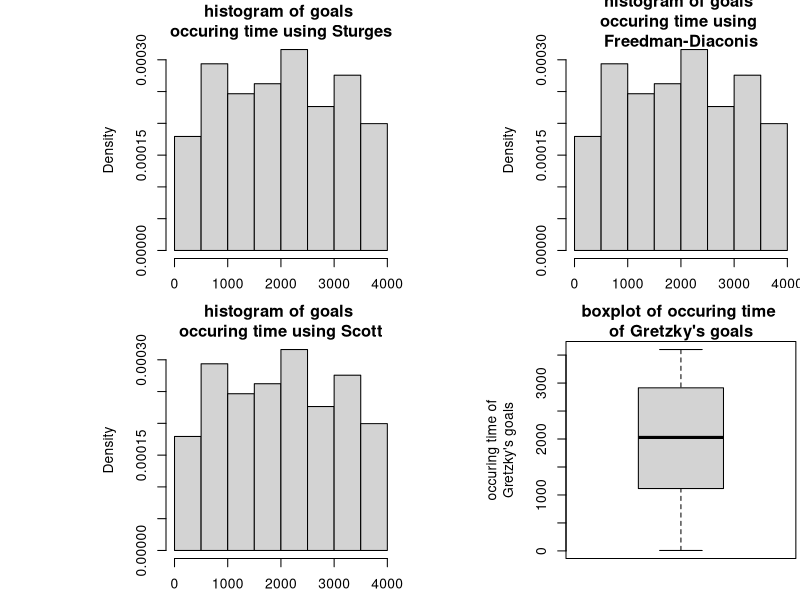
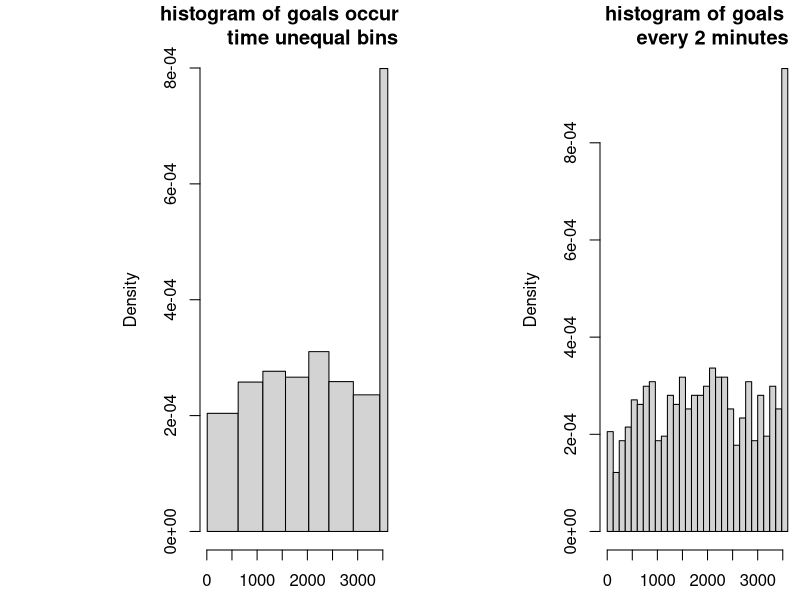
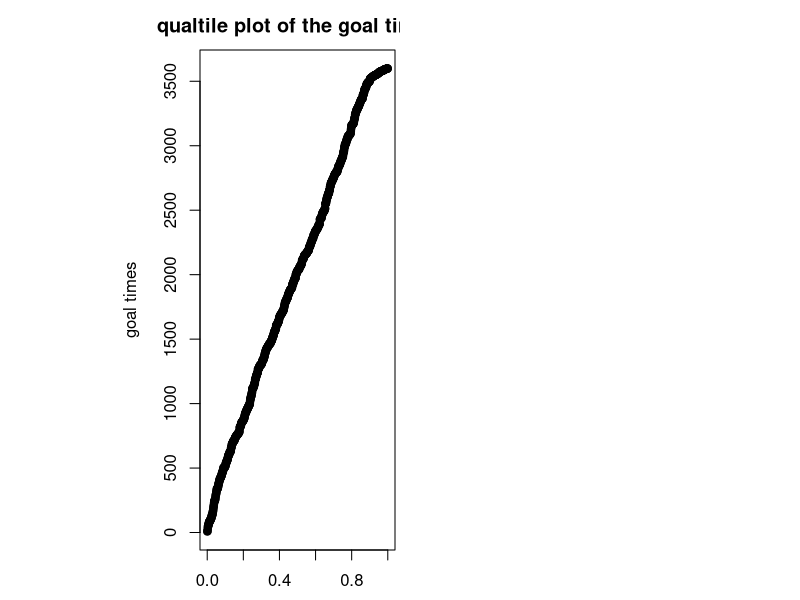
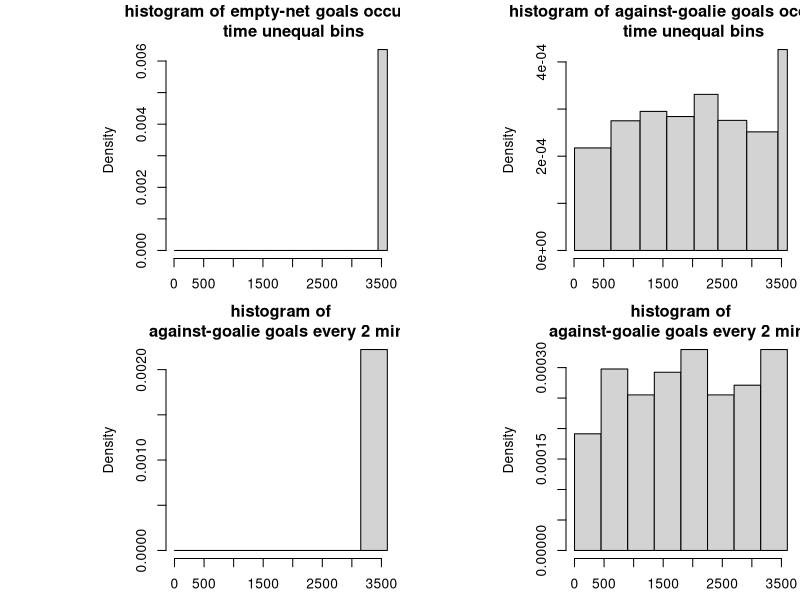
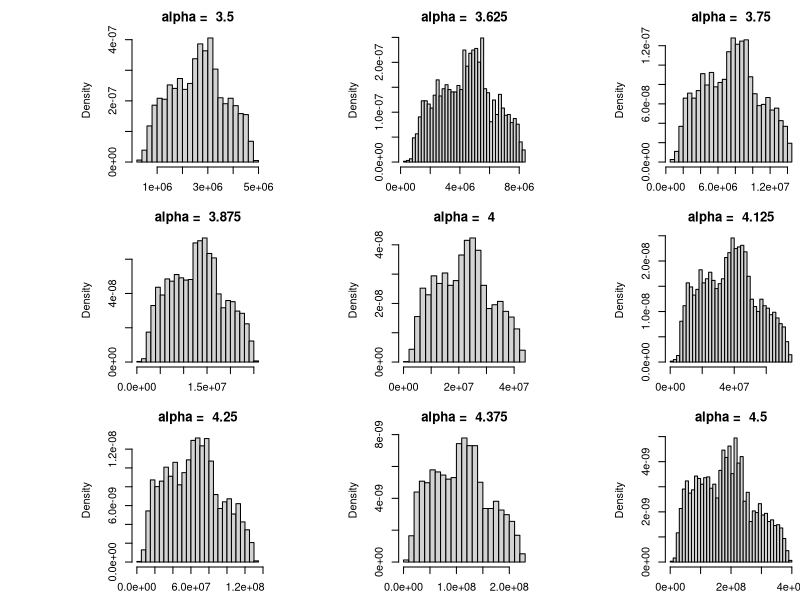
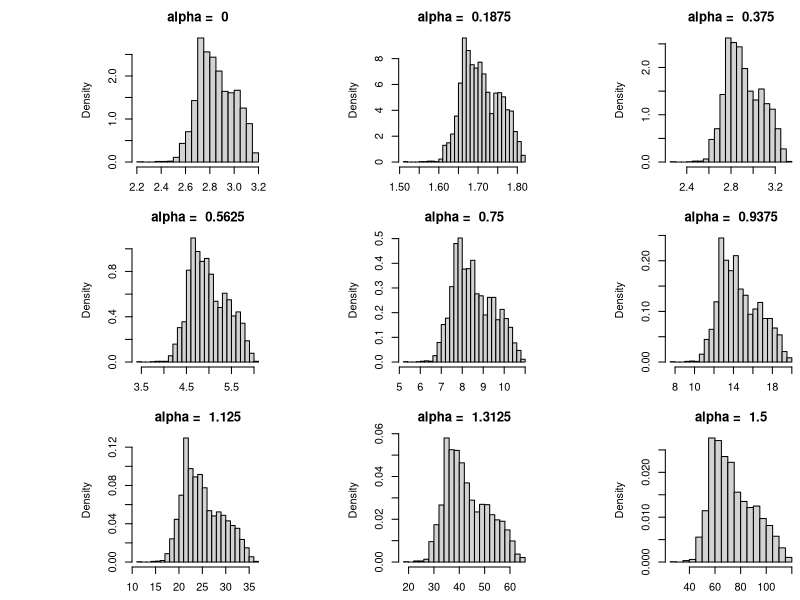
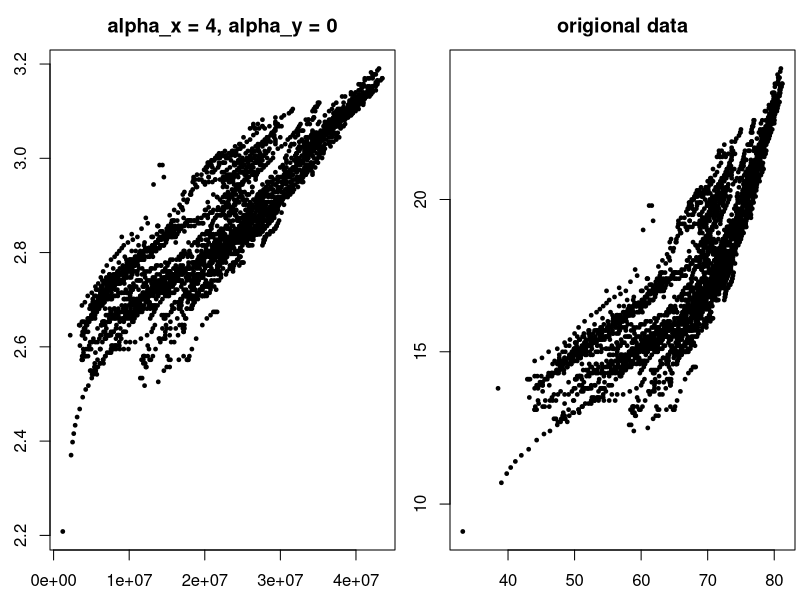
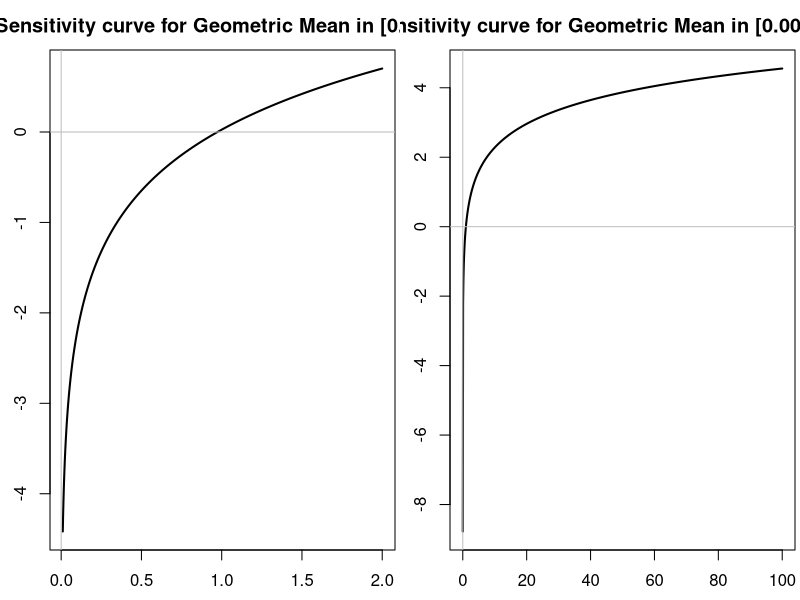

Here is the R script that generated these plots, in order:
## ---- chunk 1
goals.results <- read.csv('GretzkyGoals.csv', header = TRUE)
N = nrow(goals.results)
time = numeric(1)
j = 1
for(i in 1 : N) {
  period.char = goals.results$Per.[i]
  if(period.char == "OT"){
    next
  }
  time.char = as.character(goals.results$Time[i])
  if(nchar(time.char) == 5) {
    time.char = c(period.char, substr(time.char,1,2), substr(time.char,4,6))
  } else {
    time.char = c(period.char, substr(time.char,1,1), substr(time.char,3,5))
  }

  time.num = as.numeric(time.char)
  time.num[1] = time.num[1] - 1
  time[j] = sum(time.num*c(1200,60,1))
  j = j + 1
}
mean(time)
median(time)
range(time)
## ---- chunk 2
par(mfrow = c(2, 2), mar=2.5*c(1,4,1,0.1))
hist(time, prob=TRUE, xlab="occuring time of Gretzky's goals", main="histogram of goals 
occuring time using Sturges")
hist(time, breaks="FD", prob=TRUE, xlab="occuring time of Gretzky's goals", main="histogram of goals 
occuring time using 
Freedman-Diaconis")
hist(time, breaks="scott", prob=TRUE, xlab="occuring time of Gretzky's goals", main="histogram of goals 
occuring time using Scott") 
boxplot(time, main="boxplot of occuring time 
of Gretzky's goals", ylab="occuring time of
Gretzky's goals")
## ---- chunk 3
par(mfrow = c(1, 2))
hist(time, breaks=quantile(time, p=seq(0, 1, length.out=9)), prob=TRUE, main="histogram of goals occuring 
     time unequal bins" )
hist(time, breaks=seq(0, 3600, length.out=31), prob=TRUE, xlab="occuring time of Gretzky's goals", main="histogram of goals 
     every 2 minutes")
## ---- chunk 4
qvals <- sort(time)
pvals <- ppoints(length(qvals))
plot(pvals, qvals, pch = 19,
     xlim=c(0,1),
     xlab = "Proportion p", 
     ylab = "goal times",  
     main = "qualtile plot of the goal times")
## ---- chunk 5
time.empty = numeric(1)
time.goalie = numeric(1)
j = 1;
k = 1;
m = 1;
for(i in 1:N) {
  period.char = goals.results$Per.[i]
  if(period.char == "OT"){
    next
  }
  if(goals.results$Goalie[i] == "") {
    time.empty[j] = time[m]
    j = j + 1
  } else {
    time.goalie[k] = time[m]
    k = k + 1
  }
  m = m + 1
}

par(mfrow = c(2, 2))
hist(time.empty, breaks=quantile(time, p=seq(0, 1, length.out=9)), prob=TRUE, main="histogram of empty-net goals occuring 
     time unequal bins" )
hist(time.goalie, breaks=quantile(time, p=seq(0, 1, length.out=9)), prob=TRUE, main="histogram of against-goalie goals occuring 
     time unequal bins" )
hist(time.empty, breaks=seq(0, 3600, length.out=9), prob=TRUE, xlab="occuring time of Gretzky's goals", main="histogram of
     against-goalie goals every 2 minutes")
hist(time.goalie, breaks=seq(0, 3600, length.out=9), prob=TRUE, xlab="occuring time of Gretzky's goals", main="histogram of
     against-goalie goals every 2 minutes")
## ---- chunk 6
powerfun <- function(x, alpha) {
  if(sum(x <= 0, na.rm=TRUE) > 0) stop("x must be positive")
  if (alpha == 0)
    log(x)
  else if (alpha > 0) {
    x^alpha
  } else -x^alpha
}
## ---- chunk 7
par(mfrow=c(3,3))
who.results <- read.csv('WHO_life.csv', header = TRUE)
a = seq(3.5, 4.5, length.out=9)

for(i in 1:9) {
  hist(powerfun(who.results$LB.Male, a[i]), prob=TRUE, main=paste("alpha = ", a[i]), xlab = "", breaks = 30)  
}
## ---- chunk 8
par(mfrow=c(3,3))
who.results <- read.csv('WHO_life.csv', header = TRUE)
a = seq(0, 1.5, length.out=9)

for(i in 1:9) {
  hist(powerfun(who.results$L60.Male, a[i]), prob=TRUE, main=paste("alpha = ", a[i]), xlab = "", breaks = 30)  
}
## ---- chunk 9
par(mfrow=c(1, 2), mar=2.5*c(1,1,1,0.1))

plot( powerfun(who.results$LB.Male, 4), powerfun(who.results$L60.Male, 0), pch = 19, cex=0.5, xlab = "", ylab = "",  
     main = "alpha_x = 4, alpha_y = 0")
plot( who.results$LB.Male, who.results$L60.Male, pch = 19, cex=0.5, xlab = "", ylab = "",  
     main = "origional data")
## ---- chunk 10
returns2 = read.csv("returns2.csv")

N = length(returns2)
data = returns2$returns

geo.mean = function(x){
  if(any(x < 0)){
    return('All variate values must be positive!')
  }
  return( (prod(x)) ^ (1/length(x)) )
}

sc = function(y.pop, y, attr, ...) {
  N <- length(y.pop) + 1
  Map(function(y) {  N*(attr(c(y,y.pop),...) - attr(y.pop,...))} ,y   )
}

y1 <- seq(0.01, 2, length.out=1000)
y2 <- seq(0.0001,100, length.out=1000) 

par(mfrow=c(1,2)) 
plot(y1, sc(data, y1, geo.mean), type="l", lwd = 2,
     main="Sensitivity curve for Geometric Mean in [0.01,2]",
     xlab='y' , ylab="sensitivity")
abline(h=0, v=0, col="grey")

plot(y2, sc(data, y2, geo.mean), type="l", lwd = 2,
     main="Sensitivity curve for Geometric Mean in [0.0001, 100]",
     xlab='y' , ylab="sensitivity")
abline(h=0, v=0, col="grey")
## ---- chunk 11

sr = function(y.pop, y, attr, ...) {
  N <- length(y.pop) + 1
  Map(function(y) {  y / attr(y.pop,...)} ,y)
}
## ---- chunk 12

par(mfrow=c(1,2)) 
plot(y1, sr(data, y1, geo.mean), type="l", lwd = 2,
     main="Sensitivity ratio for 
     Geometric Mean in [0.01,2]",
     xlab='y' , ylab="sensitivity")
abline(h=0, v=0, col="grey")

plot(y2, sr(data, y2, geo.mean), type="l", lwd = 2,
     main="Sensitivity ratio for 
     Geometric Mean in [0.0001, 100]",
     xlab='y' , ylab="sensitivity")
abline(h=0, v=0, col="grey")
## ---- chunk 13
N = length(data)
delta = prod(data)^(1/N) - (prod(data)/data)^(1/(N-1))
ratio = (prod(data)^(1/N) / (prod(data)/data)^(1/(N-1)))^N

par(mfrow=c(1,3))
plot(delta, main="Influence",pch=16 )
plot(ratio, ylab  = "delta(ratio)", main="Influence (ratio)",pch=16 )
hist(data, main="histogram of returns", xlab="Retun Value", breaks='FD')
